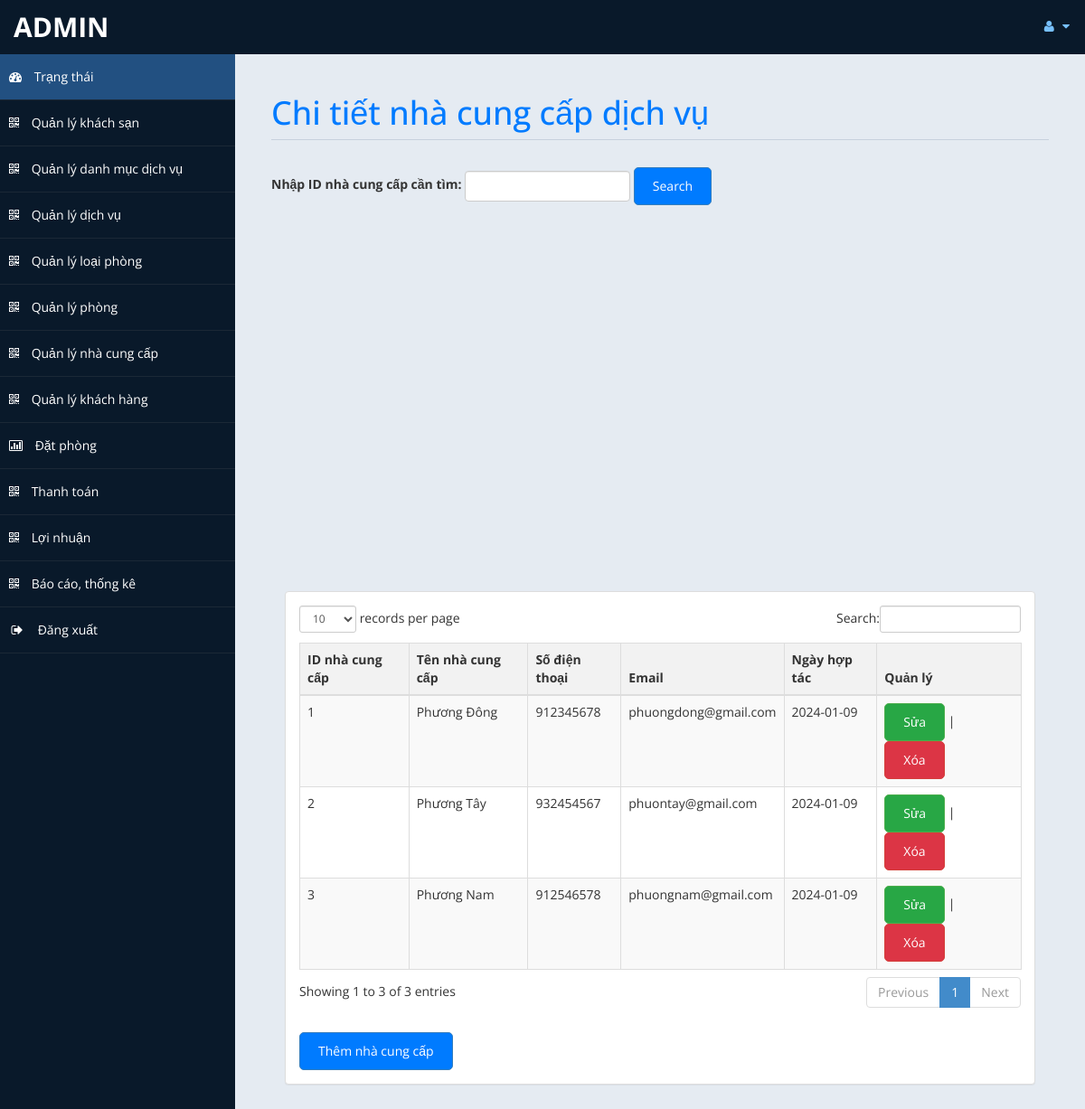
/admin/nhacungcap.php (signed in), run on the app's committed database.
### tables this page shows
CREATE TABLE `nhacc` (
  `IDNCC` varchar(10) NOT NULL,
  `TENNCC` varchar(200) NOT NULL,
  `SDT` int(20) NOT NULL,
  `EMAIL` varchar(200) NOT NULL,
  `NGAYTAO` date NOT NULL
);

### admin/nhacungcap.php (the view, shortened to what this page needs)
<?php
include('db.php');
if (isset($_GET['search_idncc'])) {
    $search_idncc = $_GET['search_idncc'];
    $sql = "SELECT * FROM nhacc WHERE IDNCC LIKE '%$search_idncc%'";
} else {
    $sql = "SELECT * FROM nhacc";
}
$re = mysqli_query($con, $sql);
?>
<!DOCTYPE html>
<html xmlns="http://www.w3.org/1999/xhtml">
<head>
    <link href="assets/css/bootstrap.css" rel="stylesheet" />
    <link href="assets/css/font-awesome.css" rel="stylesheet" />
    <link href="assets/css/thongtin.css" rel="stylesheet" />
	<link rel="stylesheet" href="assets/css/morris.css">
    <link href="assets/css/custom-styles.css" rel="stylesheet" />
    <link href="assets/js/dataTables/dataTables.bootstrap.css" rel="stylesheet" />
</head>
<body>
    <div id="wrapper">
        <nav class="navbar navbar-default top-navbar" role="navigation">
            <div class="navbar-header">
                <a class="navbar-brand" href="home.php"><?php echo $_SESSION["user"]; ?> </a>
            </div>
            <ul class="nav navbar-top-links navbar-right">
                <li class="dropdown">
                    <a class="dropdown-toggle" data-toggle="dropdown" href="#" aria-expanded="false">
                        <i class="fa fa-user fa-fw"></i> <i class="fa fa-caret-down"></i>
                    </a>
                </li>
            </ul>
        </nav>
        <nav class="navbar-default navbar-side" role="navigation">
        <div class="sidebar-collapse">
                <ul class="nav" id="main-menu">
                    <li>
                        <a class="active-menu" href="home.php"><i class="fa fa-dashboard"></i> Trạng thái</a>
                    </li>
                    <li>
                        <a  href="khachsan.php"><i class="fa fa-qrcode"></i> Quản lý khách sạn</a>
                    </li>
                    <li>
                        <a href="danhmuc.php"><i class="fa fa-qrcode"></i> Quản lý danh mục dịch vụ</a>
                    </li>
                    <li>
                        <a  href="dichvu.php"><i class="fa fa-qrcode"></i> Quản lý dịch vụ</a>
                    </li>
                    <li>
                        <a href="loaiphong.php"><i class="fa fa-qrcode"></i> Quản lý loại phòng</a>
                    </li>
                    <li>
                        <a  href="phong.php"><i class="fa fa-qrcode"></i> Quản lý phòng</a>
                    </li>
                    <li>
                        <a href="nhacungcap.php"><i class="fa fa-qrcode"></i> Quản lý nhà cung cấp</a>
                    </li>
                    <li>
                        <a  href="khachhang.php"><i class="fa fa-qrcode"></i> Quản lý khách hàng</a>
                    </li>
                    <li>
                        <a href="datphong.php"><i class="fa fa-bar-chart-o"></i> Đặt phòng</a>
                    </li>
                    <li>
                        <a href="payment.php"><i class="fa fa-qrcode"></i> Thanh toán</a>
                    </li>
                    <li>
                        <a  href="profit.php"><i class="fa fa-qrcode"></i> Lợi nhuận</a>
                    </li>
                    <li>
                        <a href="quanlythongke.php"><i class="fa fa-qrcode"></i> Báo cáo, thống kê</a>
                    </li>
                    <li>
    <a href="#" onclick="confirmLogout();">
        <i class="fa fa-sign-out fa-fw"></i> Đăng xuất
    </a>
</li>
					</ul>
            </div>
        </nav>
        <div id="page-wrapper" >
        <div id="page-inner">
			 <div class="row">
                    <div class="col-md-12">
                        <h1 class="page-header">
                           Chi tiết nhà cung cấp dịch vụ<small> </small>
                        </h1>
                        <form action="" method="GET" class="form-inline">
                                <div class="form-group">
                                    <label for="search_idncc">Nhập ID nhà cung cấp cần tìm:</label>
                                    <input type="text" class="form-control" id="search_idncc" name="search_idncc">
                                </div>
                                <button type="submit" class="btn btn-primary">Search</button>
                            </form>
                    </div>
                </div>
            <br>
				<br>
				<br>
				<br><div id="chart"></div>
        <div class="col-md-12">
                    <div class="panel panel-default">
                        <div class="panel-body">
                            <div class="table-responsive table-striped-body">
                                <table class="table table-striped table-bordered table-hover" id="dataTables-example">
                                    <thead>
                                        <tr>
											<th>ID nhà cung cấp</th>
                                            <th>Tên nhà cung cấp</th>
                                            <th>Số điện thoại</th>
											<th>Email</th>
                                            <th>Ngày hợp tác</th>
											<th>Quản lý</th>
                                        </tr>
                                    </thead>
                                    <tbody>
									<?php
										while($row = mysqli_fetch_array($re)) {
                                            $id = $row['IDNCC'];
                                            echo "<tr class='" . ($id % 2 == 1 ? 'gradeC' : 'gradeU') . "'>";
                                            echo "<td>" . $row['IDNCC'] . "</td>";
                                            echo "<td>" . $row['TENNCC'] . "</td>";
                                            echo "<td>" . $row['SDT'] . "</td>";
                                            echo "<td>" . $row['EMAIL'] . "</td>";
                                            echo "<td>" . $row['NGAYTAO'] . "</td>";
                                            echo "<td>
                                                    <a href='edit_ncc.php?id=$id'class='btn btn-success'>Sửa</a> |
                                                    <a href='javascript:void(0);' onclick='confirmDelete($id)' class='btn btn-danger'>Xóa</a>                                                  </td>";
                                            echo "</tr>";
                                        }
									?>
                                    </tbody>
                                </table>
                                <div class="btn-container">
                            <a href="themncc.php" class="btn btn-primary">Thêm nhà cung cấp</a>
                        </div>
                            </div>
                        </div>
                    </div>
                </div>
                </div>
            </div>
    </div>
</body>
</html>

### admin/assets/css/thongtin.css (style rules this page uses)
body { font-family: Arial, sans-serif; background-color: #f8f9fa; }
#page-inner { padding: 20px; }
h1.page-header { color: #007bff; margin-bottom: 30px; }
table { width: 100%; border-collapse: collapse; margin-top: 20px; }
th, td { border: 1px solid #dee2e6; padding: 12px; text-align: left; }
tr.gradeC { background-color: #f2f2f2; }
tr.gradeU { background-color: #e6e6e6; }
.btn { padding: 10px 20px; border-radius: 5px; text-decoration: none; color: #fff; }
.btn-primary { background-color: #007bff; }
.btn-success { background-color: #28a745; }
.btn-danger { background-color: #dc3545; }
.btn-container { margin-top: 20px; }
#dataTables-example { width: 100%; margin: 1em 0; border-collapse: collapse; border-spacing: 0; }
#dataTables-example th { background-color: #f2f2f2; font-weight: bold; padding: 8px; text-align: left; }
#dataTables-example td { padding: 8px; border-bottom: 1px solid #ddd; }
#dataTables-example tbody tr.gradeC { background-color: #f9f9f9; }
#dataTables-example tbody tr.gradeU { background-color: #ffffff; }

### admin/assets/css/custom-styles.css (style rules this page uses)
body { font-family: 'Open Sans', sans-serif; }
#wrapper { width: 100%; background:#09192A; }
#page-wrapper { padding: 15px 15px; min-height: 600px; background:#E5EBF2; }
#page-inner { width:100%; margin:10px 20px 10px 0px; background-color:transparent; padding:10px; min-height:1200px; }
h1, .h1, h2, .h2, h3, .h3 { margin-bottom: -5px; }
.page-header { padding-bottom: 9px; margin: 10px 0 45px; border-bottom: 1px solid #C7D1DD; }
.top-navbar { margin:0px; }
.top-navbar .navbar-brand { color: #fff; width: 260px; text-align: left; height: 60px; font-size: 30px; font-weight: 700; text-transform: uppercase; line-height: 30px; }
.top-navbar .nav > li { position: relative; display: inline-block; }
.top-navbar .nav > li > a { position: relative; display: block; padding: 19px 15px; color: #77C0FD; }
.active-menu { background-color:#225081!important; }
.sidebar-collapse , .sidebar-collapse .nav { background:none; }
.sidebar-collapse .nav { padding:0; }
.sidebar-collapse .nav > li > a { color:#fff; background:transparent; text-shadow:none; }
.sidebar-collapse > .nav > li > a { padding:15px 10px; }
.sidebar-collapse > .nav > li { border-bottom: 1px solid rgba(107, 108, 109, 0.19); }
.navbar-side { border:none; background-color: transparent; }
.top-navbar { background:#09192A; border-bottom:none; }
.top-navbar .nav > li > a > i { margin-right: 2px; }
.navbar-default { border:0px solid black; }
.navbar-header { background: #09192A; }
.nav > li > a > i { margin-right:10px; }
@media (min-width:768px) { #page-wrapper { margin: 0 0 0 260px; padding: 15px 30px; min-height: 1200px; } }
@media (min-width:768px) { .navbar-side { z-index: 1; position: absolute; width: 260px; } }
@media (min-width:768px) { .navbar { border-radius: 0px; } }

### data on the page
nhacc: IDNCC "1", TENNCC "Phương Đông", SDT "912345678", EMAIL "phuongdong@gmail.com", NGAYTAO "2024-01-09"
nhacc: IDNCC "2", TENNCC "Phương Tây", SDT "932454567", EMAIL "phuontay@gmail.com", NGAYTAO "2024-01-09"
nhacc: IDNCC "3", TENNCC "Phương Nam", SDT "912546578", EMAIL "phuongnam@gmail.com", NGAYTAO "2024-01-09"

### other printed values
$_SESSION["user"] "ADMIN"
